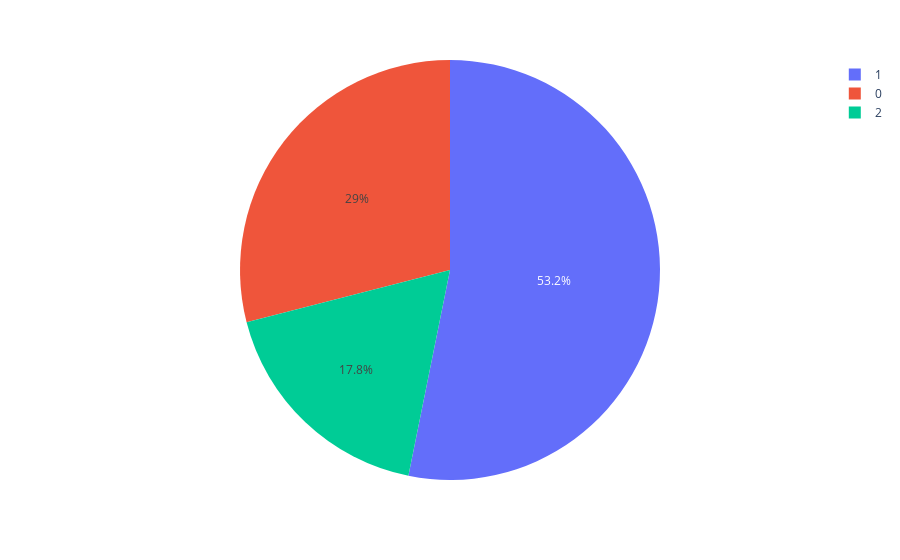

The code cell stored with this chart in its notebook:
### Markdown cell above
Lets check the target column is balanced or imbalanced.

### Code cell
px.pie(df,names='Credit_Score')

### Figure 1 — Plotly figure (JSON) as saved in the notebook; plotly's stock layout.template omitted (floating-point values rounded to 4 significant figures; data arrays with more than 128 entries replaced by an {"elided": "..."} marker saying what was removed)
{"data": [{"domain": {"x": [0, 1], "y": [0, 1]}, "hovertemplate": "Credit_Score=%{label}<extra></extra>", "labels": {"elided": "100000 int values"}, "legendgroup": "", "name": "", "showlegend": true, "type": "pie"}], "layout": {"legend": {"tracegroupgap": 0}, "margin": {"t": 60}}}
